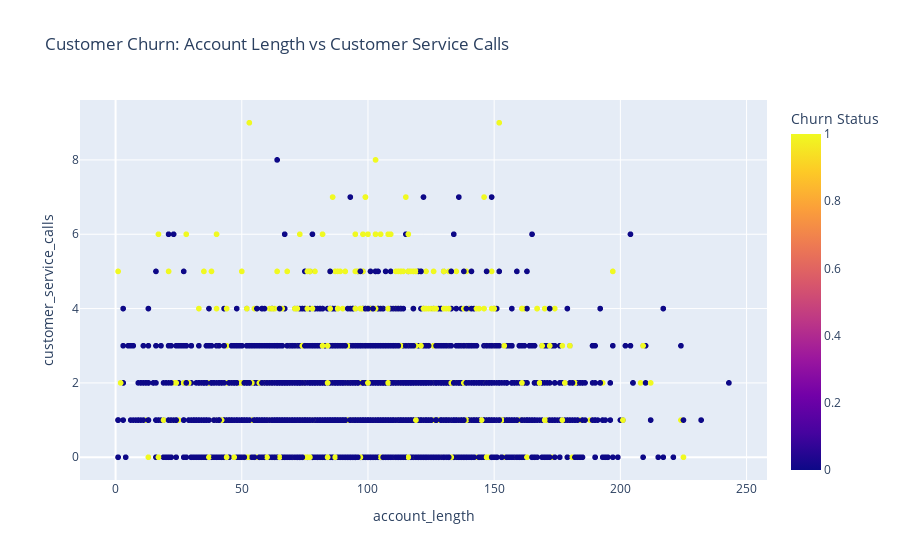

Notebook code cell kept with this figure:
### Code cell
# Create scatter plot
fig = px.scatter(
    churn_df,
    x="account_length",
    y="customer_service_calls",
    color="churn",
    title="Customer Churn: Account Length vs Customer Service Calls",
    color_discrete_map={
        "0": "blue",   # Not churned
        "1": "red"     # Churned
    },
    labels={"churn": "Churn Status"}
    #color_discrete_map="Viridis"  # for numeric churn; use "Set1" for categorical
)
fig.show()

### Figure 1 — Plotly figure (JSON) as saved in the notebook; plotly's stock layout.template omitted (floating-point values rounded to 4 significant figures; data arrays with more than 128 entries replaced by an {"elided": "..."} marker saying what was removed)
{"data": [{"hovertemplate": "account_length=%{x}<br>customer_service_calls=%{y}<br>Churn Status=%{marker.color}<extra></extra>", "legendgroup": "", "marker": {"color": {"elided": "3333 int values"}, "coloraxis": "coloraxis", "symbol": "circle"}, "mode": "markers", "name": "", "showlegend": false, "type": "scattergl", "x": {"elided": "3333 int values"}, "xaxis": "x", "y": {"elided": "3333 int values"}, "yaxis": "y"}], "layout": {"coloraxis": {"colorbar": {"title": {"text": "Churn Status"}}, "colorscale": [[0, "#0d0887"], [0.1111, "#46039f"], [0.2222, "#7201a8"], [0.3333, "#9c179e"], [0.4444, "#bd3786"], [0.5556, "#d8576b"], [0.6667, "#ed7953"], [0.7778, "#fb9f3a"], [0.8889, "#fdca26"], [1, "#f0f921"]]}, "legend": {"tracegroupgap": 0}, "title": {"text": "Customer Churn: Account Length vs Customer Service Calls"}, "xaxis": {"anchor": "y", "domain": [0, 1], "title": {"text": "account_length"}}, "yaxis": {"anchor": "x", "domain": [0, 1], "title": {"text": "customer_service_calls"}}}}
